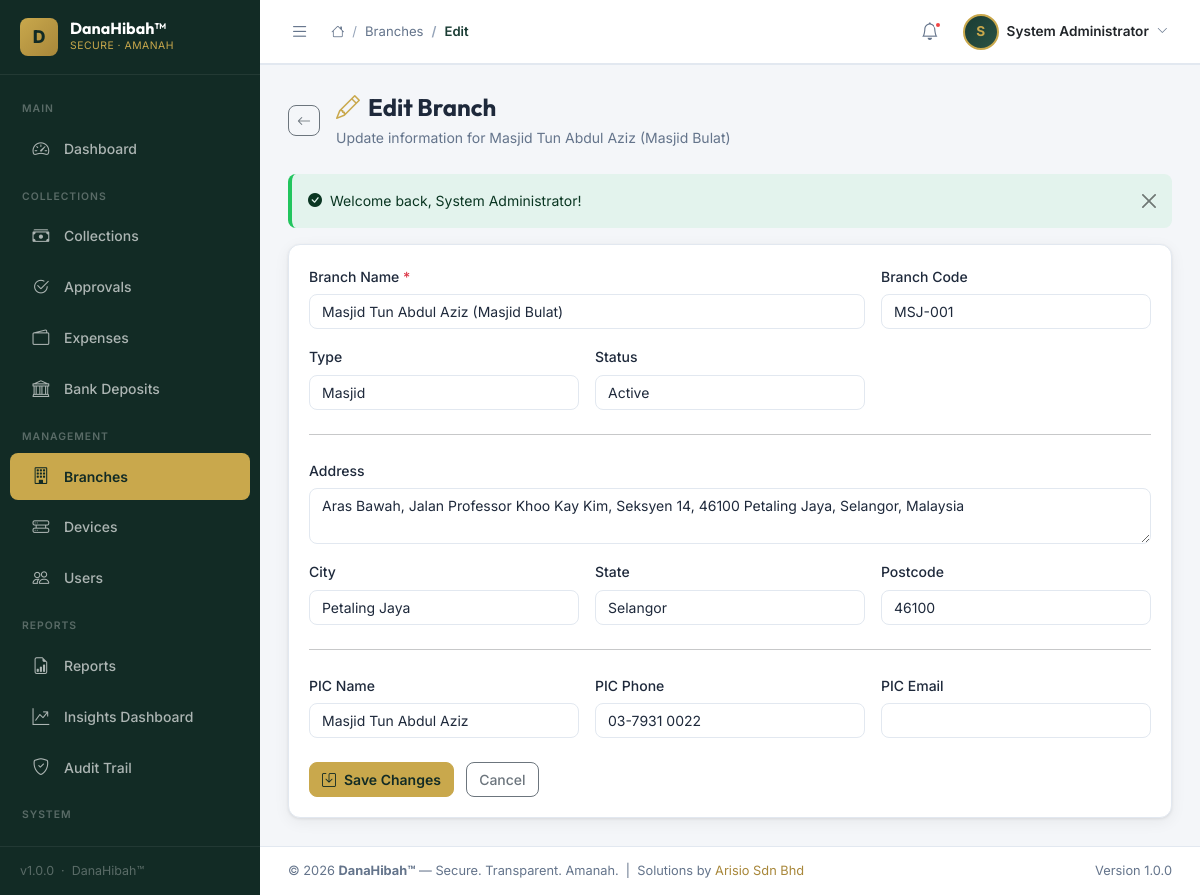
The page /modules/branches/edit.php?id=1 (signed in) on the database its author committed.
### tables this page shows
CREATE TABLE IF NOT EXISTS `branches` (
  `id` int(10) unsigned NOT NULL AUTO_INCREMENT,
  `name` varchar(200) NOT NULL,
  `code` varchar(20) DEFAULT NULL,
  `type` enum('masjid','surau','wakaf','ngo','other') DEFAULT 'masjid',
  `address` text DEFAULT NULL,
  `city` varchar(100) DEFAULT NULL,
  `state` varchar(100) DEFAULT NULL,
  `postcode` varchar(10) DEFAULT NULL,
  `pic_name` varchar(150) DEFAULT NULL,
  `pic_phone` varchar(20) DEFAULT NULL,
  `pic_email` varchar(150) DEFAULT NULL,
  `status` enum('active','inactive') DEFAULT 'active',
  `created_by` int(10) unsigned DEFAULT NULL,
  `updated_by` int(10) unsigned DEFAULT NULL,
  `created_at` datetime DEFAULT current_timestamp(),
  `updated_at` datetime DEFAULT current_timestamp() ON UPDATE current_timestamp(),
  `deleted_at` datetime DEFAULT NULL,
  PRIMARY KEY (`id`),
  UNIQUE KEY `code` (`code`)
);

### modules/branches/edit.php (the view, shortened to what this page needs)
<?php
require_once __DIR__ . '/../../includes/db_connect.php';
require_once __DIR__ . '/../../includes/functions.php';
$id = (int)($_GET['id'] ?? 0);
$branch = db_fetch_one($conn, "SELECT * FROM branches WHERE id=? AND deleted_at IS NULL", 'i', [$id]);
include INCLUDES_PATH . 'header.php';
?>
<div class="page-header d-flex align-items-center gap-3 flex-wrap">
    <a href="index.php" class="btn btn-sm btn-outline-secondary"><i class="bi bi-arrow-left"></i></a>
    <div>
        <h1 class="page-title"><i class="bi bi-pencil me-2" style="color:var(--gold);"></i>Edit Branch</h1>
        <p class="page-subtitle">Update information for <?= e($branch['name']) ?></p>
    </div>
</div>
<div class="card">
    <div class="card-body">
        <form method="POST">
            <div class="row g-3">
                <div class="col-md-8">
                    <label class="form-label">Branch Name <span class="text-danger">*</span></label>
                    <input type="text" name="name" class="form-control" required value="<?= e($branch['name']) ?>">
                </div>
                <div class="col-md-4">
                    <label class="form-label">Branch Code</label>
                    <input type="text" name="code" class="form-control" value="<?= e($branch['code']) ?>">
                </div>
                <div class="col-md-4">
                    <label class="form-label">Type</label>
                    <select name="type" class="form-select">
                        <?php foreach(['masjid'=>'Masjid','surau'=>'Surau','wakaf'=>'Wakaf','ngo'=>'Islamic NGO','other'=>'Other'] as $v=>$l): ?>
                        <option value="<?=$v?>" <?= $branch['type'] == $v ? 'selected' : '' ?>><?=$l?></option>
                        <?php endforeach; ?>
                    </select>
                </div>
                <div class="col-md-4">
                    <label class="form-label">Status</label>
                    <select name="status" class="form-select">
                        <option value="active" <?= $branch['status'] == 'active' ? 'selected' : '' ?>>Active</option>
                    </select>
                </div>
                <div class="col-12"><hr class="my-2"></div>
                <div class="col-12">
                    <label class="form-label">Address</label>
                    <textarea name="address" class="form-control" rows="2"><?= e($branch['address']) ?></textarea>
                </div>
                <div class="col-md-4">
                    <label class="form-label">City</label>
                    <input type="text" name="city" class="form-control" value="<?= e($branch['city']) ?>">
                </div>
                <div class="col-md-4">
                    <label class="form-label">State</label>
                    <select name="state" class="form-select">
                        <?php foreach(['Johor','Kedah','Kelantan','Melaka','Negeri Sembilan','Pahang','Perak','Perlis','Pulau Pinang','Sabah','Sarawak','Selangor','Terengganu','W.P. Kuala Lumpur','W.P. Labuan','W.P. Putrajaya'] as $s): ?>
                        <option <?= $branch['state'] == $s ? 'selected' : '' ?>><?=$s?></option>
                        <?php endforeach; ?>
                    </select>
                </div>
                <div class="col-md-4">
                    <label class="form-label">Postcode</label>
                    <input type="text" name="postcode" class="form-control" value="<?= e($branch['postcode']) ?>">
                </div>
                <div class="col-12"><hr class="my-2"></div>
                <div class="col-md-4">
                    <label class="form-label">PIC Name</label>
                    <input type="text" name="pic_name" class="form-control" value="<?= e($branch['pic_name']) ?>">
                </div>
                <div class="col-md-4">
                    <label class="form-label">PIC Phone</label>
                    <input type="tel" name="pic_phone" class="form-control" value="<?= e($branch['pic_phone']) ?>">
                </div>
                <div class="col-md-4">
                    <label class="form-label">PIC Email</label>
                    <input type="email" name="pic_email" class="form-control" value="<?= e($branch['pic_email']) ?>">
                </div>
                <div class="col-12 mt-4">
                    <button type="submit" class="btn btn-gold"><i class="bi bi-save me-2"></i>Save Changes</button>
                    <a href="index.php" class="btn btn-outline-secondary ms-2">Cancel</a>
                </div>
            </div>
        </form>
    </div>
</div>
<?php include INCLUDES_PATH . 'footer.php'; ?>

### assets/css/style.css (style rules this page uses)
:root { --primary: #1A3C34; --primary-dark: #122B25; --primary-light: #2A5244; --gold: #C9A84C; --gold-light: #E8C96C; --gold-dark: #A8873A; --white: #FFFFFF; --bg: #F4F6F9; --surface: #FFFFFF; --surface-2: #F8FAFB; --border: #E2E8F0; --text: #1E293B; --text-muted: #64748B; --text-light: #94A3B8; --success: #22C55E; --danger: #EF4444; --warning: #F59E0B; --info: #3B82F6; --sidebar-w: 260px; --sidebar-w-sm: 70px; --topbar-h: 64px; --radius: 12px; --radius-sm: 8px; --shadow: 0 1px 3px rgba(0,0,0,.08), 0 4px 16px rgba(0,0,0,.06); --shadow-md: 0 4px 24px rgba(0,0,0,.12); --transition: all .2s ease; --font: 'Inter', sans-serif; }
*, *::before, *::after { box-sizing: border-box; }
html { scroll-behavior: smooth; }
body { font-family: var(--font); background: var(--bg); color: var(--text); font-size: .9375rem; line-height: 1.6; margin: 0; overflow-x: hidden; }
a { color: var(--primary); text-decoration: none; transition: var(--transition); }
.page-header { margin-bottom: 24px; }
.page-title { font-family: 'Outfit', sans-serif; font-size: 1.5rem; font-weight: 700; color: var(--text); margin: 0 0 4px; line-height: 1.3; }
.page-subtitle { font-size: .875rem; color: var(--text-muted); margin: 0; }
.card { background: var(--surface); border: 1px solid var(--border); border-radius: var(--radius); box-shadow: var(--shadow); }
.card-body { padding: 20px; }
.btn { font-weight: 500; border-radius: var(--radius-sm); font-size: .875rem; transition: var(--transition); }
.btn-gold { background: var(--gold); border-color: var(--gold); color: var(--primary-dark); font-weight: 600; }
.form-control, .form-select { border: 1px solid var(--border); border-radius: var(--radius-sm); font-size: .875rem; color: var(--text); background: var(--surface); transition: var(--transition); }
.form-label { font-weight: 500; font-size: .875rem; color: var(--text); margin-bottom: 6px; }

### rows shown on the page
branches: name "Masjid Tun Abdul Aziz (Masjid Bulat)", code "MSJ-001", type "Masjid", status "Active", address "Aras Bawah, Jalan Professor Khoo Kay Kim, Seksyen 14, 46100 Petaling Jaya, Selangor, Malaysia", city "Petaling Jaya", state "Selangor", postcode "46100", pic_name "Masjid Tun Abdul Aziz", pic_phone "03-7931 0022"

### other values the page prints
APP_VERSION "1.0.0"
APP_NAME "DanaHibah™"
$crumb['label'] "Branches"
$crumb['label'] "Edit"
$initials "S"
$user_name "System Administrator"
$flash['message'] "Welcome back, System Administrator!"
